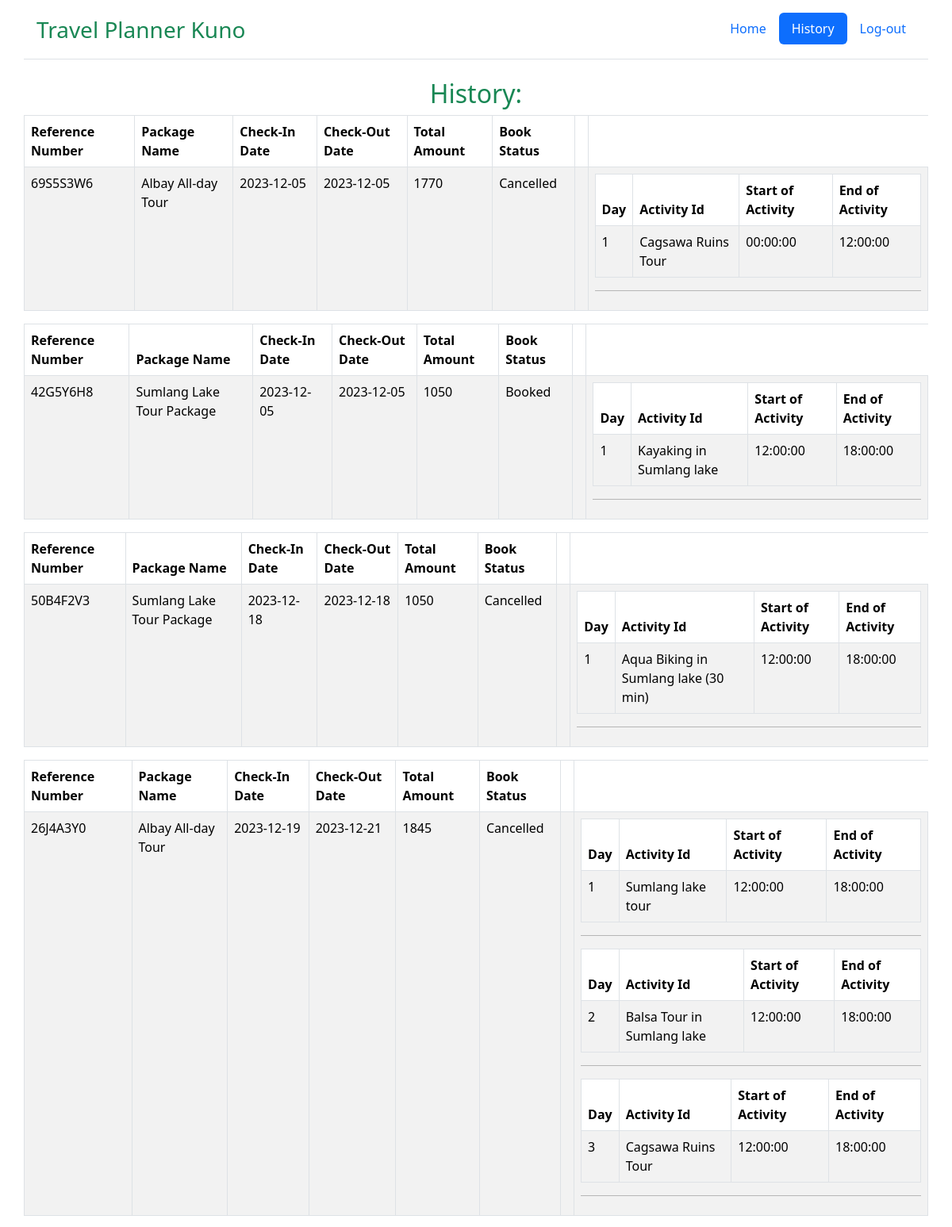
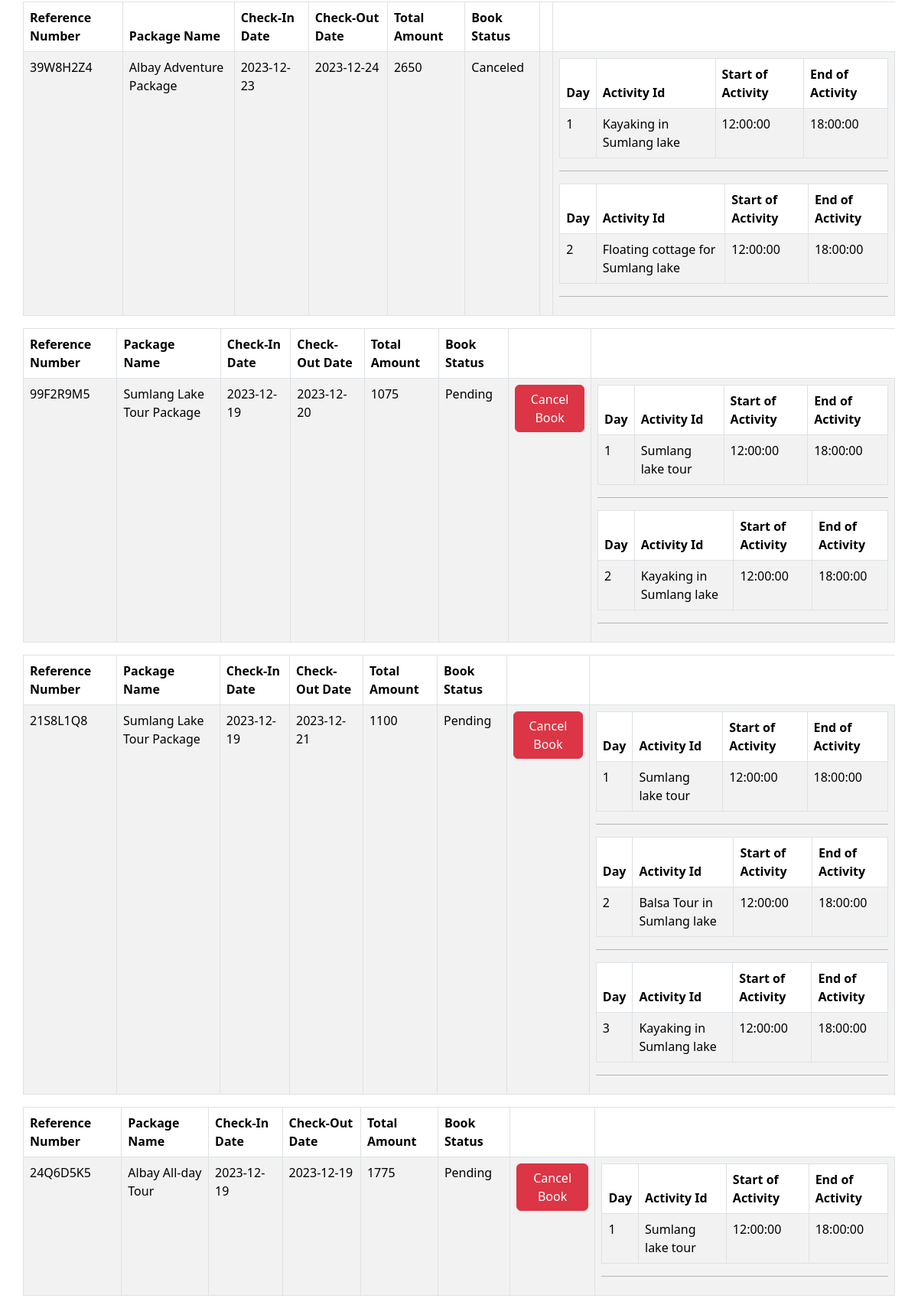
Page /users/showhistory.php (signed in) on the committed database (2 pictures, top to bottom).
### tables this page shows
CREATE TABLE `bookingpackage` (
  `booking_id` int(11) NOT NULL,
  `ref_num` varchar(8) NOT NULL,
  `user_id` int(11) NOT NULL,
  `package_id` int(11) NOT NULL,
  `check_in_date` date NOT NULL,
  `check_out_date` date NOT NULL,
  `total_amount` int(11) NOT NULL,
  `order_date` timestamp NOT NULL DEFAULT current_timestamp() ON UPDATE current_timestamp(),
  `status` char(11) NOT NULL DEFAULT 'Pending'
);

CREATE TABLE `package` (
  `package_id` int(11) NOT NULL,
  `package_name` varchar(55) NOT NULL,
  `description` text NOT NULL,
  `type_of_package` varchar(55) NOT NULL COMMENT 'tour/package/adventure',
  `combopackage_id` int(11) NOT NULL,
  `location_id` int(11) NOT NULL,
  `package_cost` float NOT NULL,
  `status` char(1) NOT NULL DEFAULT 'A' COMMENT 'A - active || I - inactive',
  `package_img` varchar(255) NOT NULL
);

CREATE TABLE `customerschedule` (
  `schedule_id` int(11) NOT NULL,
  `ref_num` varchar(8) NOT NULL,
  `user_id` int(11) NOT NULL,
  `day` int(11) NOT NULL,
  `activity_id` int(11) NOT NULL,
  `start_of_activity` time NOT NULL,
  `end_of_activity` time NOT NULL
);

CREATE TABLE `activities` (
  `activity_id` int(11) NOT NULL,
  `activity_name` varchar(55) NOT NULL,
  `combopackage_id` int(11) NOT NULL,
  `act_type_id` int(11) NOT NULL,
  `activity_image` varchar(255) NOT NULL,
  `available_time` time NOT NULL,
  `description` text NOT NULL,
  `location_id` int(11) NOT NULL,
  `price` float NOT NULL,
  `status` char(1) NOT NULL DEFAULT 'A' COMMENT 'A - active || I - inactive'
);

### users/showhistory.php (the view, shortened to what this page needs)
<?php
    include("../db.php");
    $user_id = $_SESSION["user_id"];
?>
<!DOCTYPE html>
<html lang="en">
<head>
    <link rel="stylesheet" href="../css/bootstrap.css">
</head>
<body>
    <div class="container">
        <div class="row">
            <header class="d-flex flex-wrap justify-content-center py-3 mb-4 border-bottom">
                <a href="reset_session.php" class="d-flex align-items-center mb-3 mb-md-0 me-md-auto link-body-emphasis text-decoration-none">
                    <span class="text-success ms-1 fs-3">Travel Planner Kuno</span>
                </a>
                <ul class="nav nav-pills">
                    <li class="nav-item"><a href="reset_session.php" class="nav-link">Home</a></li>
                    <li class="nav-item"><a href="showhistory.php" class="nav-link active">History</a></li>
                    <li class="nav-item"><a href="../logout.php" class="nav-link">Log-out</a></li>
                </ul>
            </header>
        </div>
        <div class="row">
                <?php
                    $get_bookschedule = "SELECT * FROM bookingpackage WHERE user_id = '$user_id'";
                    $booked_result = mysqli_query($conn, $get_bookschedule);
                    if (mysqli_num_rows($booked_result) == 0){
                        echo "<tr><td colspan='4'>Didn't Have a Booked Package Yet:(</td></tr>";
                    }
                    else{
                        echo '<h3 class="fs-2 text-success text-center">History:</h3>';
                        while($row = mysqli_fetch_assoc($booked_result)){
                            $ref_num = $row["ref_num"];
                            $bookpack_id = $row["booking_id"];
                            $package_id = $row["package_id"];
                            $status = $row["status"];
                            $get_pack_table = "SELECT * FROM `package` WHERE package_id = '$package_id'";
                            $package_result = mysqli_query($conn, $get_pack_table);
                            $pack = mysqli_fetch_assoc($package_result);
                            $package_name = $pack["package_name"];
                            $check_in = $row["check_in_date"];
                            $check_out = $row["check_out_date"];
                            $total_amount = $row["total_amount"];
                            echo '<table class="table table-bordered table-striped" border-info>';
                        echo '<thead><tr><th>Reference Number</th><th>Package Name</th><th>Check-In Date</th><th>Check-Out Date</th><th>Total Amount</th><th>Book Status</th><th></th></tr></thead>';
                            echo '<tbody>';
                            echo "<tr><td>$ref_num</td><td>$package_name</td><td>$check_in</td><td>$check_out</td><td>$total_amount</td><td>$status</td><td>";
                            if($status == "Pending"){
                                echo "<a href='showhistory.php?bookpack_id=$bookpack_id&&cancelled' class='btn btn-danger'>Cancel Book</a>";
                            }
                            else{
                            }
                            echo "</td>";
                            echo "<td>";
                            $get_customerschedule = "SELECT * FROM customerschedule WHERE ref_num = '$ref_num'";
                            $sched_result = mysqli_query($conn, $get_customerschedule);
                            while($row = mysqli_fetch_assoc($sched_result)){
                            $day = $row["day"];
                            $act_id = $row["activity_id"];
                            $start_of_activity = $row["start_of_activity"];
                            $end_of_activity = $row["end_of_activity"];
                            $get_activity = "SELECT * FROM activities WHERE activity_id = '$act_id'";
                            $act_result = mysqli_query($conn, $get_activity);
                            $row = mysqli_fetch_assoc($act_result);
                            $act_name = $row["activity_name"];
                            ?>
                            <div>
                                <table class="table table-bordered table-striped" border-info>
                                <thead><tr><th>Day</th><th>Activity Id</th><th>Start of Activity</th><th>End of Activity</th></tr></thead>
                                <tbody>
                                <tr><td> <?php  echo $day; ?> </td><td><?php echo $act_name; ?></td><td><?php echo $start_of_activity; ?></td><td><?php echo $end_of_activity; ?></td></tr>
                                </tbody>
                                </table>
                            </div> <hr><?php
                            }
                            echo "</td>";
                            echo "</tr>";
                            echo '</tbody>';
                            echo '</table>';
                        }
                    }
                ?>
            </div>
        </div>
</body>
</html>

### rows in the picture
bookingpackage: ref_num "69S5S3W6", package.package_name "Albay All-day Tour", check_in_date "2023-12-05", check_out_date "2023-12-05", total_amount "1770", status "Cancelled"
customerschedule: day "1", activity.activity_name "Cagsawa Ruins Tour", start_of_activity "00:00:00", end_of_activity "12:00:00"
bookingpackage: ref_num "42G5Y6H8", package.package_name "Sumlang Lake Tour Package", check_in_date "2023-12-05", check_out_date "2023-12-05", total_amount "1050", status "Booked"
customerschedule: day "1", activity.activity_name "Kayaking in Sumlang lake", start_of_activity "12:00:00", end_of_activity "18:00:00"
bookingpackage: ref_num "50B4F2V3", package.package_name "Sumlang Lake Tour Package", check_in_date "2023-12-18", check_out_date "2023-12-18", total_amount "1050", status "Cancelled"
customerschedule: day "1", activity.activity_name "Aqua Biking in Sumlang lake (30 min)", start_of_activity "12:00:00", end_of_activity "18:00:00"
bookingpackage: ref_num "26J4A3Y0", package.package_name "Albay All-day Tour", check_in_date "2023-12-19", check_out_date "2023-12-21", total_amount "1845", status "Cancelled"
customerschedule: day "1", activity.activity_name "Sumlang lake tour", start_of_activity "12:00:00", end_of_activity "18:00:00"
customerschedule: day "2", activity.activity_name "Balsa Tour in Sumlang lake", start_of_activity "12:00:00", end_of_activity "18:00:00"
customerschedule: day "3", activity.activity_name "Cagsawa Ruins Tour", start_of_activity "12:00:00", end_of_activity "18:00:00"
bookingpackage: ref_num "39W8H2Z4", package.package_name "Albay Adventure Package", check_in_date "2023-12-23", check_out_date "2023-12-24", total_amount "2650", status "Canceled"
customerschedule: day "1", activity.activity_name "Kayaking in Sumlang lake", start_of_activity "12:00:00", end_of_activity "18:00:00"
customerschedule: day "2", activity.activity_name "Floating cottage for Sumlang lake", start_of_activity "12:00:00", end_of_activity "18:00:00"
bookingpackage: ref_num "99F2R9M5", package.package_name "Sumlang Lake Tour Package", check_in_date "2023-12-19", check_out_date "2023-12-20", total_amount "1075", status "Pending"
customerschedule: day "1", activity.activity_name "Sumlang lake tour", start_of_activity "12:00:00", end_of_activity "18:00:00"
customerschedule: day "2", activity.activity_name "Kayaking in Sumlang lake", start_of_activity "12:00:00", end_of_activity "18:00:00"
bookingpackage: ref_num "21S8L1Q8", package.package_name "Sumlang Lake Tour Package", check_in_date "2023-12-19", check_out_date "2023-12-21", total_amount "1100", status "Pending"
customerschedule: day "1", activity.activity_name "Sumlang lake tour", start_of_activity "12:00:00", end_of_activity "18:00:00"
customerschedule: day "2", activity.activity_name "Balsa Tour in Sumlang lake", start_of_activity "12:00:00", end_of_activity "18:00:00"
customerschedule: day "3", activity.activity_name "Kayaking in Sumlang lake", start_of_activity "12:00:00", end_of_activity "18:00:00"
bookingpackage: ref_num "24Q6D5K5", package.package_name "Albay All-day Tour", check_in_date "2023-12-19", check_out_date "2023-12-19", total_amount "1775", status "Pending"
customerschedule: day "1", activity.activity_name "Sumlang lake tour", start_of_activity "12:00:00", end_of_activity "18:00:00"
